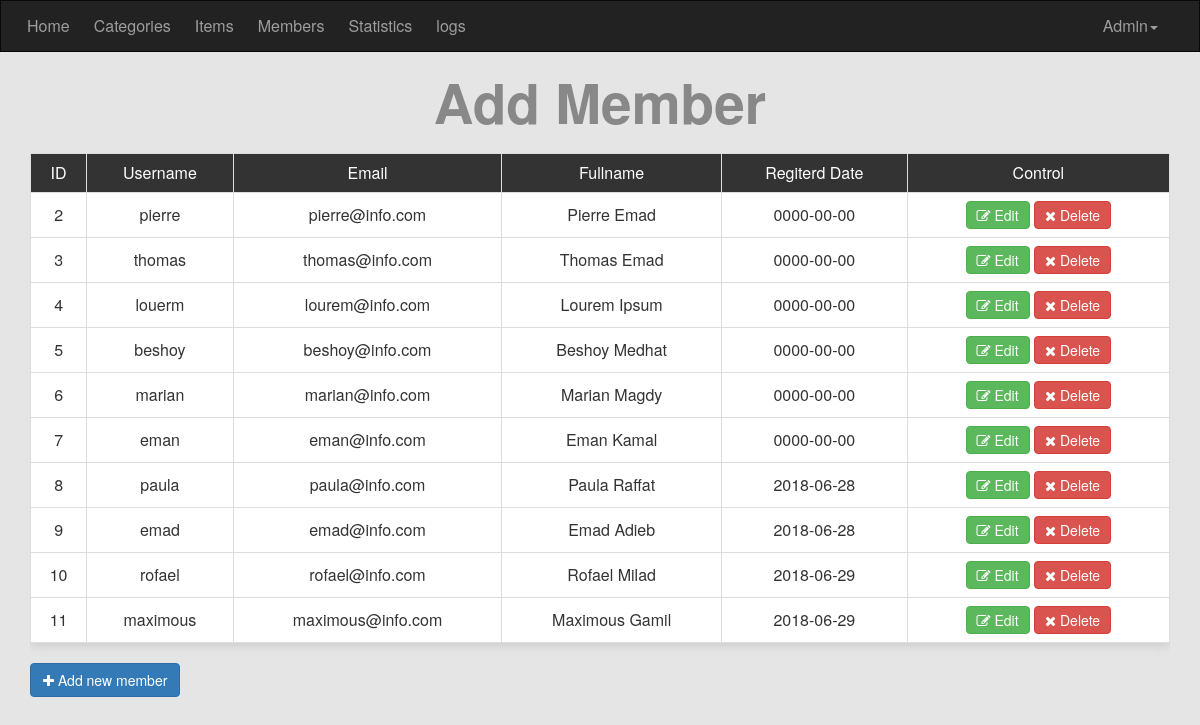
The app's page /Admin/member.php (signed in) with its own data.
### tables this page shows
CREATE TABLE `users` (
  `UserID` int(11) NOT NULL,
  `Username` varchar(255) NOT NULL,
  `Password` varchar(255) NOT NULL,
  `Email` varchar(255) NOT NULL,
  `FullName` varchar(255) NOT NULL,
  `GroupID` int(11) NOT NULL DEFAULT '0',
  `TrustStatus` int(11) NOT NULL DEFAULT '0',
  `RegStatus` int(11) NOT NULL DEFAULT '0',
  `Date` date NOT NULL
);

### Admin/member.php (the view, shortened to what this page needs)
<?php
if(isset($_SESSION['Username'])){
    include 'init.inc';
    $do=isset($_GET['do'])?$_GET['do']:'manage';
    if($do=='manage'){
        $query='';
        $stmt=$con->prepare("SELECT * FROM users WHERE GroupID !=1 $query");
        $stmt->execute();
        $rows=$stmt->fetchAll();
       echo '
             <h1 class="text-center">Add Member</h1>
             <div class="container">
               <div class="table-responsive text-center">
                  <table class="main-table table table-bordered">
                    <tr>
                       <td>ID</td>
                       <td>Username</td>
                       <td>Email</td>
                       <td>Fullname</td>
                       <td>Regiterd Date</td>
                       <td>Control</td>
                    </tr>
       ';
       foreach ($rows as $row){
           echo"<tr>";
               echo "<td>".$row['UserID'].  "</td>";
               echo "<td>".$row['Username']."</td>";
               echo "<td>".$row['Email'].   "</td>";
               echo "<td>".$row['FullName']."</td>";
               echo "<td>".$row['Date'].    "</td>";
               echo "<td>
                        <a href='member.php?do=edit&userid=".$row['UserID']." 'class='btn btn-success'><i class='fa fa-edit'></i> Edit</a>
                        <a href='member.php?do=delete&userid=".$row['UserID']." 'class='btn btn-danger confirm'><i class='fa fa-close'></i> Delete</a>";
               echo "</td>";
           echo"</tr>";
       }
       echo'
                  </table>
               </div>
                <a href="member.php?do=add" class="btn btn-primary"> <i class="fa fa-plus"></i> Add new member</a>
             </div>
       ';
    }
    include 'includes/templates/footer.inc';
}else{
    header('location: index.php');
    exit();
}

### Admin/includes/templates/header.inc (shortened to what this page needs)
<!doctype html>
<html lang="en">
<head>
    <link rel="stylesheet" href="assets/css/bootstrap.min.css">
    <link rel="stylesheet" href="assets/css/font-awesome.min.css">
    <link rel="stylesheet" href="assets/css/style.css">
</head>
<body>

### Admin/init.inc (shortened to what this page needs)
<?php
include "includes/templates/header.inc";
if(!isset($noNavbar)){
    include "includes/templates/navbar.inc";
}

### Admin/includes/templates/navbar.inc (shortened to what this page needs)
<nav class="navbar navbar-inverse">
    <div class="container">
        <div class="navbar-header">
            <a class="navbar-brand" href="dashboard.php">Home</a>
        </div>
        <div class="collapse navbar-collapse" id="bs-example-navbar-collapse-1">
            <ul class="nav navbar-nav">
                <li><a href="categories.php">Categories</a></li>
                <li><a href="#">Items</a></li>
                <li><a href="member.php">Members</a></li>
                <li><a href="#">Statistics</a></li>
                <li><a href="#">logs</a></li>
            </ul>
            <ul class="nav navbar-nav navbar-right">
                <li class="dropdown">
                    <a href="#" class="dropdown-toggle" data-toggle="dropdown" role="button" aria-haspopup="true" aria-expanded="false">Admin<span class="caret"></span></a>
                </li>
            </ul>
        </div>
    </div>
</nav>

### Admin/includes/templates/footer.inc (shortened to what this page needs)
</body>
</html>

### Admin/assets/css/style.css (style rules this page uses)
body { background-color:#e5e5e5; font-size: 16px; }
.navbar { border-radius: 0; margin-bottom: 0; }
.nav>li>a , .navbar-brand { padding: 15px 12px; }
.navbar-brand { font-size: 1em; }
h1 { font-size: 55px; margin: 20px 0; font-weight: bold; color: #888; }
.main-table { -webkit-box-shadow: 0 3px 10px #ccc; -moz-box-shadow: 0 3px 10px #ccc; -o-box-shadow: 0 3px 10px #ccc; box-shadow: 0 3px 10px #ccc; }
.main-table td { background-color: #fff; vertical-align: middle !important; }
.main-table tr:first-child td { background-color: #333; color:#fff; text-align: center; }
.main-table .btn { padding: 3px 10px }

### records on screen
users: UserID "2", Username "pierre", Email "pierre@info.com", FullName "Pierre Emad", Date "0000-00-00"
users: UserID "3", Username "thomas", Email "thomas@info.com", FullName "Thomas Emad", Date "0000-00-00"
users: UserID "4", Username "louerm", Email "lourem@info.com", FullName "Lourem Ipsum", Date "0000-00-00"
users: UserID "5", Username "beshoy", Email "beshoy@info.com", FullName "Beshoy Medhat", Date "0000-00-00"
users: UserID "6", Username "marian", Email "marian@info.com", FullName "Marian Magdy", Date "0000-00-00"
users: UserID "7", Username "eman", Email "eman@info.com", FullName "Eman Kamal", Date "0000-00-00"
users: UserID "8", Username "paula", Email "paula@info.com", FullName "Paula Raffat", Date "2018-06-28"
users: UserID "9", Username "emad", Email "emad@info.com", FullName "Emad Adieb", Date "2018-06-28"
users: UserID "10", Username "rofael", Email "rofael@info.com", FullName "Rofael Milad", Date "2018-06-29"
users: UserID "11", Username "maximous", Email "maximous@info.com", FullName "Maximous Gamil", Date "2018-06-29"
